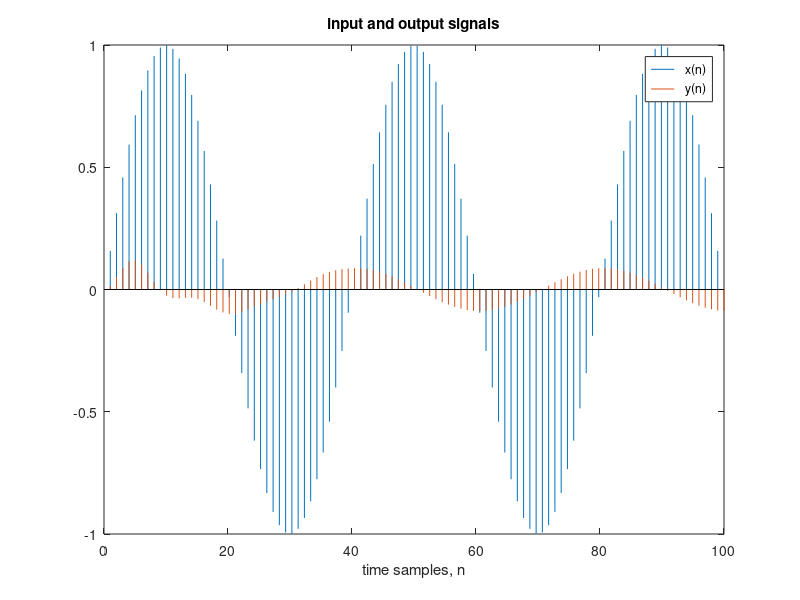
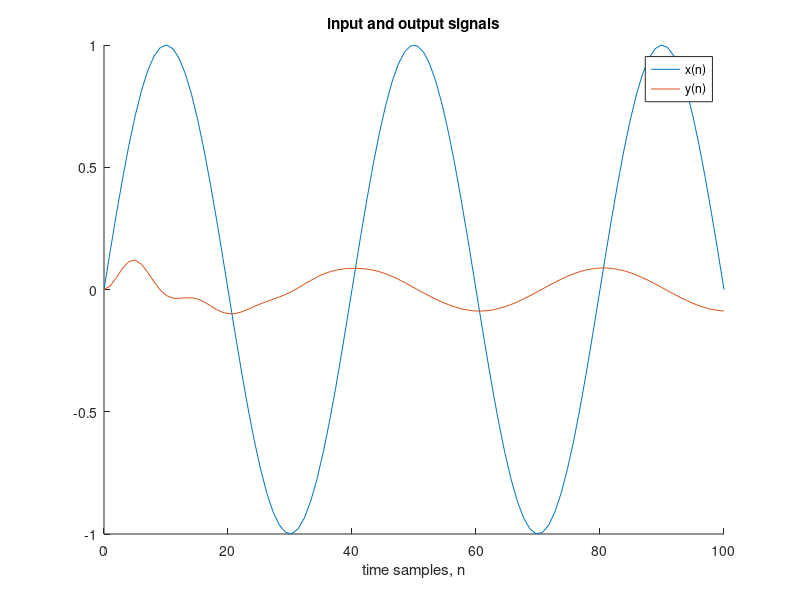

The MATLAB source for these figures, in order:
dom = linspace(0,100);
w0 = .2*pi;
w1 = .05*pi;
B = .1;

x = @(n) sin(w1*n);
b = (B/(1+B))*[1,0,-1];
a = [1, -(2*cos(w0))/(1+B), (1-B)/(1+B)];
y = filter(b,a,x(dom));

figure
set(stem(dom,x(dom)), 'Marker', 'none')
hold on
stPlot = stem(dom,y);
set(stPlot, 'Marker', 'none')
title('input and output signals')
xlabel('time samples, n')
legend('x(n)', 'y(n)')
hold off

figure
hold on
plot(dom,x(dom))
plot(dom,y)
title('input and output signals')
xlabel('time samples, n')
legend('x(n)', 'y(n)')
hold off

%finished